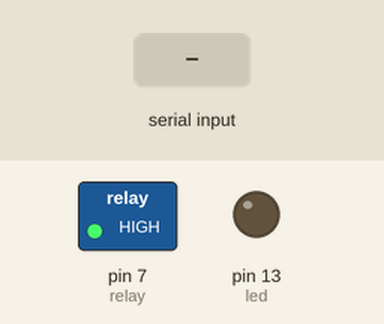
The sketch below on a simulated Arduino Uno, built with avr-gcc and run on an emulated ATmega328P. On the bench: switched loads named in the sketch (green lamp = pin HIGH), output pins drawn as LEDs (lit = HIGH). The test bench sets the inputs (shaded band).

Above: at 1.2 s.
1.3 s: "1" received over Serial
At 2.3 s:
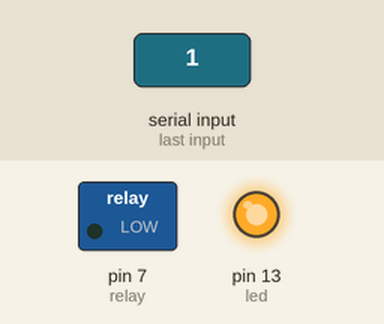
2.8 s: "0" received over Serial
At 3.5 s:
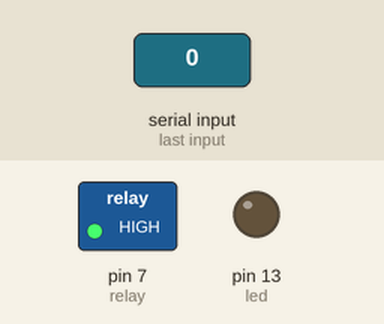
Timing chart, 0 to 5.8 s (numbered marks = the images above; inputs shaded):
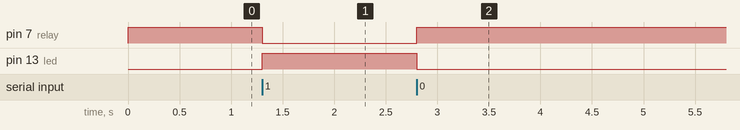

Measured:
- after the input at 1.3 s, pin 7 (relay): HIGH → LOW at once; pin 13 (led): LOW → HIGH at once
- after the input at 2.8 s, pin 7 (relay): LOW → HIGH at once; pin 13 (led): HIGH → LOW at once

The sketch:

arduino.ino
```cpp
//IoT Light Bulb - Arduino Controller
int led = 13;
int relay = 7;
char incoming = ' ';

void setup() {
  pinMode(led, OUTPUT);
  pinMode(relay, OUTPUT);
  digitalWrite(relay, HIGH);
  Serial.begin(9600);
}

void loop() {
  if (Serial.available() > 0) {
      incoming = Serial.read();

      if (incoming == '0') {
        digitalWrite(led, LOW);
        digitalWrite(relay, HIGH);
      } else if (incoming == '1') {
        digitalWrite(led, HIGH);
        digitalWrite(relay, LOW);
      } else if (incoming =='q') {
        Serial.print(digitalRead(led));
      }
      incoming = ' ';
    }
}
```
